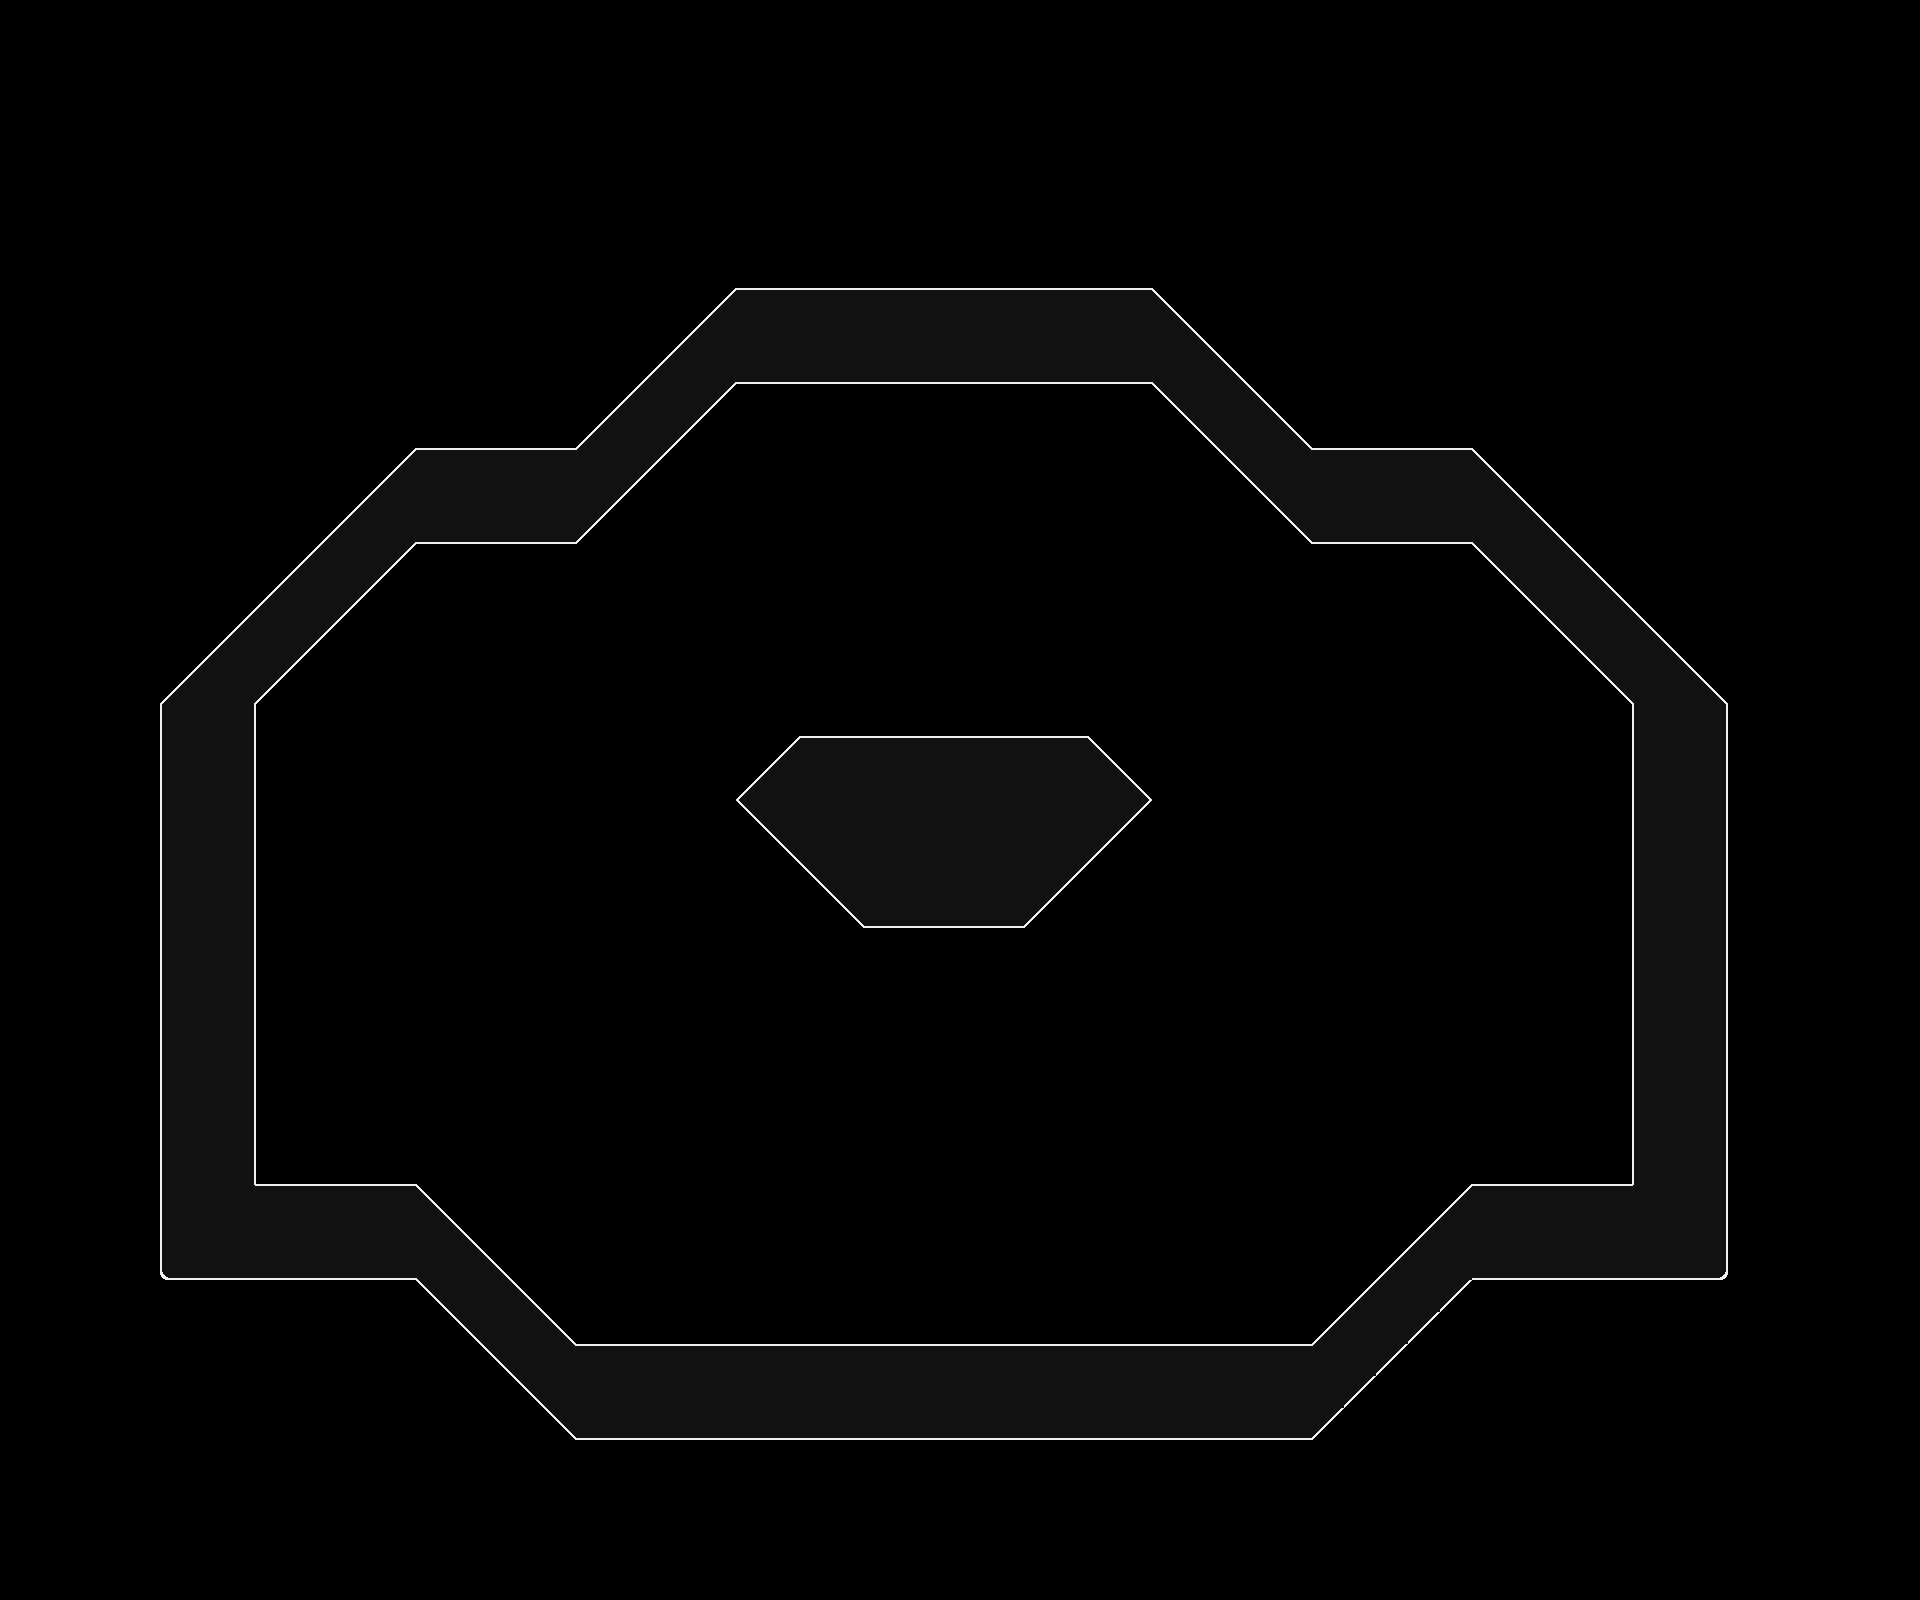

Rendered tile map (Tiled .tmx) drawn with the repository's tilesets; below, a short description and the map source with its tile grids summarised:
An orthogonal 60x50 tile map with 32x32 px tiles, 1 tile layer (Tile Layer 1), 2 tilesets and 45 objects (18x Dummy, 8x Prefab, 3x Save, 3x Dropthrough, 3x Buzzsaw, ...).

<map version="1.2" tiledversion="1.3.1" orientation="orthogonal" renderorder="right-down" compressionlevel="-1" width="60" height="50" tilewidth="32" tileheight="32" infinite="0" nextlayerid="5" nextobjectid="56">
 <properties>
  <property name="pvp" type="bool" value="true" />
  <property name="shader" value="WAVE" />
  <property name="zoom" type="float" value="1.2" />
 </properties>
 <tileset firstgid="1" source="main_0.tsx" />
 <tileset firstgid="25" source="main.tsx" />
 <layer id="1" name="Tile Layer 1" width="60" height="50">
  <data>[3000 cells, 472 non-empty, 15 distinct tile ids]</data>
 </layer>
 <objectgroup id="2" name="collision-layer">
  <object id="5" x="416" y="544">
   <polyline points="0,0 160,0 320,-160 736,-160 896,0 1056,0 1216,160 1216,640 1056,640 896,800 160,800 0,640 -160,640 -160,160 0,0" />
  </object>
  <object id="6" x="800" y="736">
   <polyline points="0,0 288,0 352,64 224,192 64,192 -64,64 0,0" />
  </object>
 </objectgroup>
 <objectgroup id="4" name="event-layer">
  <object id="4" name="Prefab" type="Prefab" x="128" y="480" width="32" height="32">
   <properties>
    <property name="prefabId" value="PVPSettingSetter" />
    <property name="triggeredId" value="" />
   </properties>
  </object>
  <object id="7" name="Start" type="Start" x="320" y="1088" width="32" height="32" />
  <object id="9" name="Save" type="Save" x="928" y="640" width="32" height="32">
   <properties>
    <property name="clear" type="bool" value="false" />
    <property name="triggeredId" value="save1" />
    <property name="zoom" type="float" value="1.2" />
   </properties>
  </object>
  <object id="10" name="Save" type="Save" x="928" y="1248" width="32" height="32">
   <properties>
    <property name="clear" type="bool" value="false" />
    <property name="triggeredId" value="save2" />
    <property name="zoom" type="float" value="1.2" />
   </properties>
  </object>
  <object id="11" name="Save" type="Save" x="1536" y="1088" width="32" height="32">
   <properties>
    <property name="clear" type="bool" value="false" />
    <property name="triggeredId" value="save3" />
    <property name="zoom" type="float" value="1.2" />
   </properties>
  </object>
  <object id="12" name="Timer" type="Timer" x="64" y="64" width="32" height="32">
   <properties>
    <property name="interval" type="float" value="0" />
    <property name="triggeredId" value="startTimer" />
    <property name="triggeringId" value="onceAtStart" />
   </properties>
  </object>
  <object id="13" name="Multitrigger" type="Multitrigger" x="128" y="64" width="32" height="32">
   <properties>
    <property name="triggeredId" value="onceAtStart" />
    <property name="triggeringId" value="spawnWeapons,startTimer,save1,save2,save3,bounds1,bounds2" />
   </properties>
  </object>
  <object id="14" name="Multitrigger" type="Multitrigger" x="192" y="128" width="32" height="32">
   <properties>
    <property name="triggeredId" value="spawnWeapons" />
    <property name="triggeringId" value="w1,w2,w3" />
   </properties>
  </object>
  <object id="15" name="Timer" type="Timer" x="128" y="128" width="32" height="32">
   <properties>
    <property name="interval" type="float" value="30" />
    <property name="triggeringId" value="spawnWeapons" />
   </properties>
  </object>
  <object id="16" name="Prefab" type="Prefab" x="288" y="1088" width="96" height="96">
   <properties>
    <property name="prefabId" value="Weapon" />
    <property name="triggeredId" value="w1" />
   </properties>
  </object>
  <object id="17" name="Prefab" type="Prefab" x="1504" y="1088" width="96" height="96">
   <properties>
    <property name="prefabId" value="Weapon" />
    <property name="triggeredId" value="w3" />
   </properties>
  </object>
  <object id="18" name="Prefab" type="Prefab" x="896" y="640" width="96" height="96">
   <properties>
    <property name="prefabId" value="Weapon" />
    <property name="triggeredId" value="w2" />
   </properties>
  </object>
  <object id="19" name="Dropthrough" type="Dropthrough" x="800" y="512" width="288" height="16" />
  <object id="22" name="Prefab" type="Prefab" x="896" y="416" width="96" height="96">
   <properties>
    <property name="interval" type="float" value="25" />
    <property name="power" type="float" value="50" />
    <property name="prefabId" value="Spawner" />
    <property name="triggeredId" value="" />
    <property name="type" type="int" value="1" />
   </properties>
  </object>
  <object id="23" name="Prefab" type="Prefab" x="896" y="1248" width="96" height="96">
   <properties>
    <property name="interval" type="float" value="25" />
    <property name="power" type="float" value="50" />
    <property name="prefabId" value="Spawner" />
    <property name="triggeredId" value="" />
    <property name="type" type="int" value="1" />
   </properties>
  </object>
  <object id="28" name="Dropthrough" type="Dropthrough" x="256" y="864" width="288" height="16" />
  <object id="29" name="Dropthrough" type="Dropthrough" x="1344" y="864" width="288" height="16" />
  <object id="30" name="Buzzsaw" type="Buzzsaw" x="576" y="1248" width="160" height="160">
   <properties>
    <property name="damage" type="float" value="5" />
    <property name="triggeredId" value="saw1" />
   </properties>
  </object>
  <object id="31" name="MovePoint" type="MovePoint" x="640" y="1312" width="32" height="32">
   <properties>
    <property name="connections" value="saw1" />
    <property name="speed" type="float" value="3" />
    <property name="triggeredId" value="" />
    <property name="triggeringId" value="dummy2" />
   </properties>
  </object>
  <object id="32" name="Dummy" type="Dummy" x="576" y="1312" width="32" height="32">
   <properties>
    <property name="triggeredId" value="dummy1" />
    <property name="triggeringId" value="dummy2" />
   </properties>
  </object>
  <object id="33" name="Dummy" type="Dummy" x="1280" y="1312" width="32" height="32">
   <properties>
    <property name="triggeredId" value="dummy2" />
    <property name="triggeringId" value="dummy1" />
   </properties>
  </object>
  <object id="34" name="Dummy" type="Dummy" x="416" y="544" width="32" height="32">
   <properties>
    <property name="triggeredId" value="dummy3" />
    <property name="triggeringId" value="dummy4" />
   </properties>
  </object>
  <object id="35" name="Dummy" type="Dummy" x="576" y="544" width="32" height="32">
   <properties>
    <property name="triggeredId" value="dummy4" />
    <property name="triggeringId" value="dummy5" />
   </properties>
  </object>
  <object id="36" name="Dummy" type="Dummy" x="736" y="384" width="32" height="32">
   <properties>
    <property name="triggeredId" value="dummy5" />
    <property name="triggeringId" value="dummy6" />
   </properties>
  </object>
  <object id="37" name="Dummy" type="Dummy" x="1120" y="384" width="32" height="32">
   <properties>
    <property name="triggeredId" value="dummy6" />
    <property name="triggeringId" value="dummy7" />
   </properties>
  </object>
  <object id="38" name="Dummy" type="Dummy" x="1280" y="544" width="32" height="32">
   <properties>
    <property name="triggeredId" value="dummy7" />
    <property name="triggeringId" value="dummy8" />
   </properties>
  </object>
  </objectgroup>
</map>
<!-- 17 of 45 objects omitted -->
